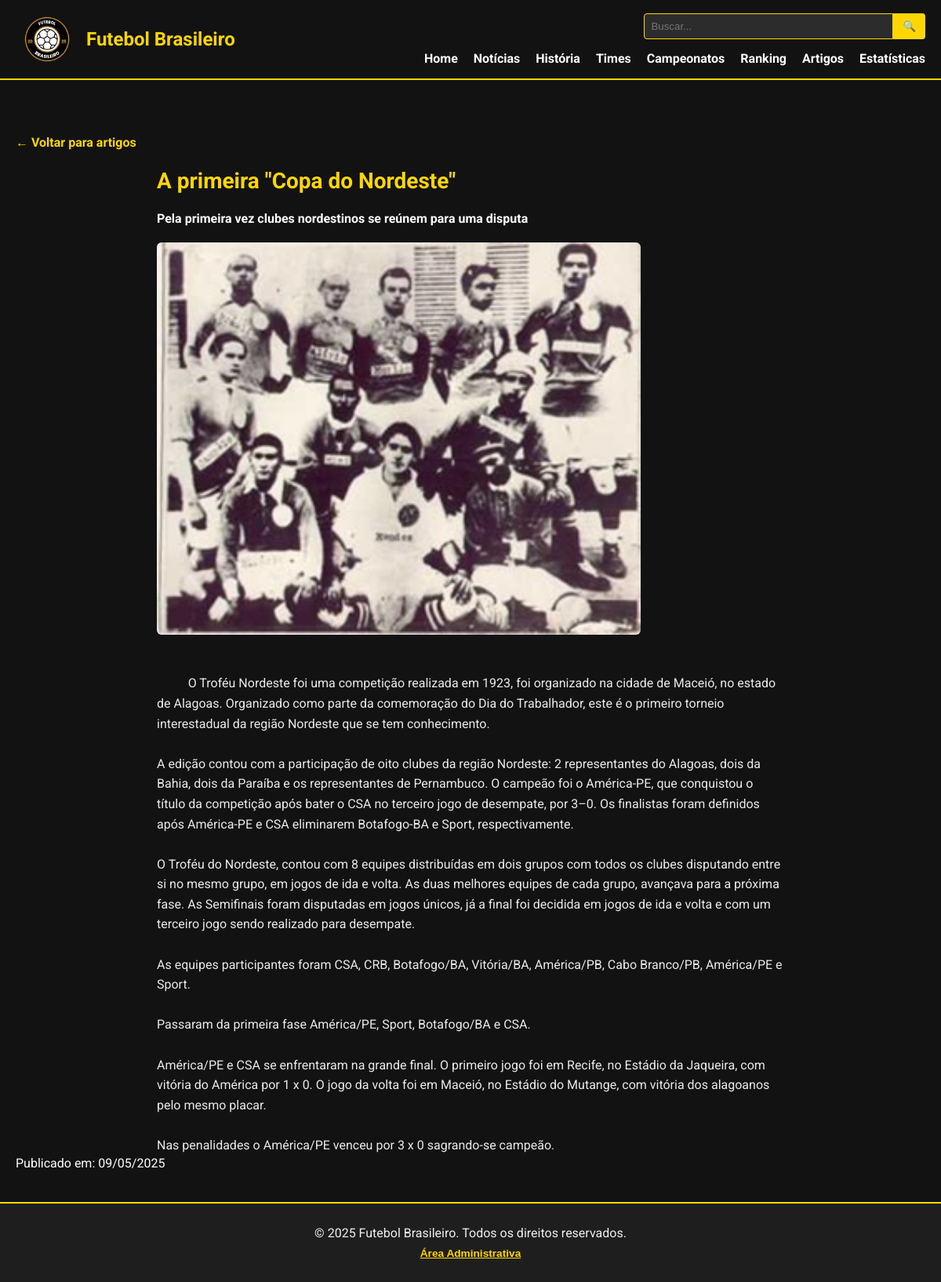
Page /noticias/artigos_detalhes.php?id=5 on the committed database.
### tables this page shows
CREATE TABLE `artigos` (
  `id` int(11) NOT NULL,
  `titulo` varchar(255) NOT NULL,
  `subtitulo` varchar(255) DEFAULT NULL,
  `imagem` text DEFAULT NULL,
  `categoria` varchar(100) DEFAULT NULL,
  `conteudo` text DEFAULT NULL,
  `data_publicacao` datetime NOT NULL DEFAULT current_timestamp()
);

### noticias/artigos_detalhes.php (the view, shortened to what this page needs)
<?php
require_once '../estrutura/conexaodb.php';
  $id = isset($_GET['id']) ? intval($_GET['id']) : 0;
  $stmt = $pdo->prepare("SELECT * FROM artigos WHERE id = ?");
  $stmt->execute([$id]);
  $artigo = $stmt->fetch(PDO::FETCH_ASSOC);
?>
<!DOCTYPE html>
<html lang="pt-br">
<head>
  <link rel="stylesheet" href="../estrutura/css-estrutura/header.css">
  <link rel="stylesheet" href="../estrutura/css-estrutura/footer.css">
  <link rel="stylesheet" href="css-noticias/artigos_detalhes.css">
</head>
<body>
  <?php include '../estrutura/header2.php'; ?>
  <main>
    <section class="artigo-detalhe">
      <a href="artigos.php" class="voltar-link">← Voltar para artigos</a>
      <div class="container">
        <h1><?= htmlspecialchars($artigo['titulo']) ?></h1>
        <h4><?= htmlspecialchars($artigo['subtitulo']) ?></h4>
        <?php if (!empty($artigo['imagem'])): ?>
          <img src="<?= '../' . htmlspecialchars($artigo['imagem']) ?>" alt="Imagem do Artigo">
        <?php endif; ?>
        <div class="conteudo">
          <?= nl2br(htmlspecialchars($artigo['conteudo'])) ?>
        </div>
      </div>
      <span class="data-publicacao">Publicado em: <?= date('d/m/Y', strtotime($artigo['data_publicacao'])) ?></span>
    </section>
  </main>
  <?php include '../estrutura/footer2.php'; ?>
</body>
</html>

### noticias/css-noticias/artigos_detalhes.css (style rules this page uses)
body { margin: 0; padding: 0; background-color: #121212; color: #fff; font-family: 'Roboto', sans-serif; }
.artigo-detalhe { padding: 40px 20px; }
.artigo-detalhe .container { max-width: 800px; margin: 0 auto; }
h1 { font-size: 28px; margin-bottom: 10px; color: #FFD700; }
.artigo-detalhe img { width: auto; height: 500px; object-fit: contain; border-radius: 6px; margin-bottom: 20px; }
.conteudo { font-size: 16px; line-height: 1.6; color: #eaeaea; white-space: pre-wrap; }
.voltar-link { display: inline-block; margin-top: 30px; color: #FFD700; text-decoration: none; font-weight: bold; transition: color 0.3s; }

### rows in the picture
artigos: titulo "A primeira \"Copa do Nordeste\"", subtitulo "Pela primeira vez clubes nordestinos se reúnem para uma disputa", imagem (picture), conteudo "O Troféu Nordeste foi uma competição realizada em 1923, foi organizado na cidade de Maceió, no estado de Alagoas. Organizado como parte da comemoração do Dia do Trabalhador, este é o primeiro torneio interestadual da região Nordeste que se tem conhecimento. A edição contou com a participação de oito clubes da região Nordeste: 2 representantes do Alagoas, dois da Bahia, dois da Paraíba e os representantes de Pernambuco. O campeão foi o América-PE, que conquistou o título da competição após bater o CSA no terceiro jogo de desempate, por 3–0. Os finalistas foram definidos após América-PE e CSA eliminarem Botafogo-BA e Sport, respectivamente. O Troféu do Nordeste, contou com 8 equipes…", data_publicacao "09/05/2025"
